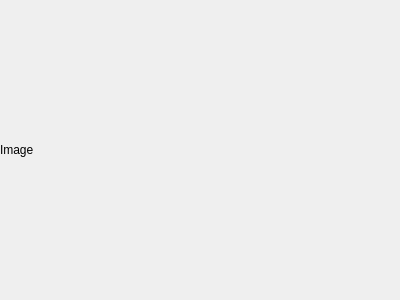
<?xml version="1.0" encoding="UTF-8"?>
<ui version="4.0">
 <class>MainWindow</class>
 <widget class="QMainWindow" name="MainWindow">
  <property name="geometry">
   <rect>
    <x>0</x>
    <y>0</y>
    <width>400</width>
    <height>300</height>
   </rect>
  </property>
  <property name="sizePolicy">
   <sizepolicy hsizetype="Fixed" vsizetype="Fixed">
    <horstretch>0</horstretch>
    <verstretch>0</verstretch>
   </sizepolicy>
  </property>
  <property name="windowTitle">
   <string>On-Paper</string>
  </property>
  <property name="styleSheet">
   <string notr="true">QObject
{
	font: 10pt &quot;MV Boli&quot;;
}
QWidget
{
	
}</string>
  </property>
  <widget class="QWidget" name="centralWidget">
   <widget class="QLabel" name="image_label">
    <property name="geometry">
     <rect>
      <x>0</x>
      <y>0</y>
      <width>400</width>
      <height>300</height>
     </rect>
    </property>
    <property name="styleSheet">
     <string notr="true"/>
    </property>
    <property name="text">
     <string>Image</string>
    </property>
   </widget>
  </widget>
 </widget>
 <layoutdefault spacing="6" margin="11"/>
 <resources/>
 <connections/>
</ui>
